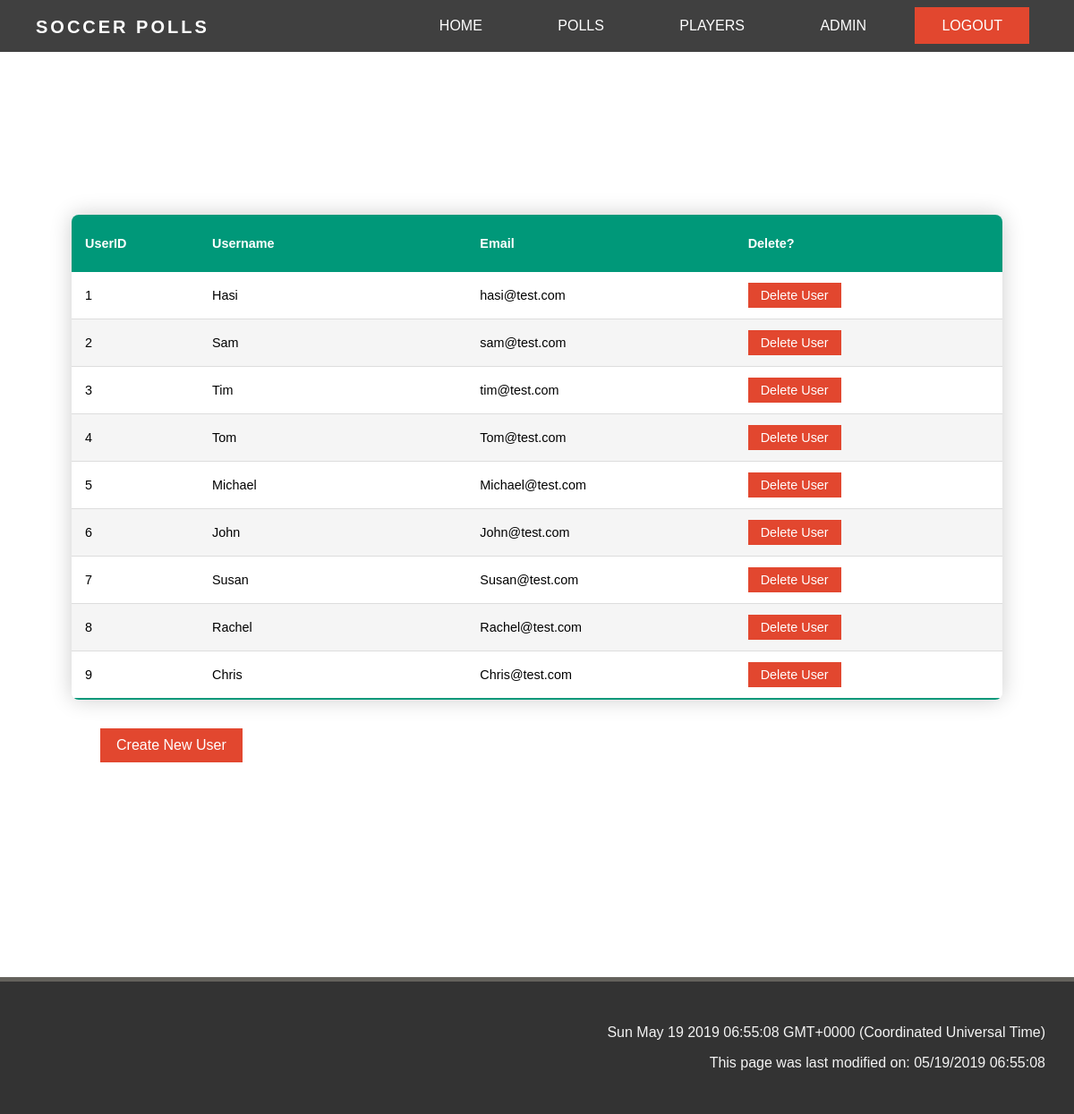
The page /admin (signed in) on the database its author committed.
### app/models.py (models this page shows, shortened)
class User(UserMixin, db.Model):
    id = db.Column(db.Integer, primary_key=True)
    username = db.Column(db.String(64), index=True, unique=True)
    email = db.Column(db.String(120), index=True, unique=True)
    password_hash = db.Column(db.String(128))
    admin = db.Column(db.Boolean, index=False, default=False)
    createdpolls = db.relationship('Polls', backref='creator', lazy='dynamic')
    voter = db.relationship('PollVote', backref='voter', lazy='dynamic')

### app/routes.py (the view)
@app.route('/admin')
@login_required
def admin():
    if current_user.is_anonymous:
        return redirect(url_for('unauthorised'))
    if not current_user.admin:
        return redirect(url_for('unauthorised'))
    users = User.query.all()
    return render_template('admin.html', title='Admin Page', users=users)

### app/models.py (called while the page is built)
@login.user_loader
def load_user(id):
    return User.query.get(int(id))

### app/templates/admin.html
{% extends "base2.html" %}
{% block content %}
<div class="table-container">
    <table class="table-content">
        <thead>
            <tr>
                <th>UserID</th>
                <th>Username</th>
                <th>Email</th>
                <th>Delete?</th>
            </tr>
        </thead>
        <tbody>
            {% for user in users %}
            <tr id=user.id>
                <td>{{ user.id }} </td>
                <td class="fix-size">{{ user.username }}</td>
                <td class="fix-size">{{ user.email }}</td>
                <td class="fix-size"><a href="{{ url_for('deluser', userid=user.id) }}" class="tablebtn">Delete User </a></td>
            </tr>
            {% endfor %}
    </table>
    <a href="{{ url_for('usercreate')}}" class="otherbtn">Create New User </a>
</div>
{% endblock %}

### app/static/style/style.css (style rules this page uses)
*, *::before, *::after { box-sizing: border-box; }
body { margin: 0; padding: 0; font-family: 'PT Sans', sans-serif; font-weight: 400; background-color: #fff; }
.table-container { margin: 15rem 5rem; }
.fix-size { min-width: 161px; }
.table-content { border-collapse: collapse; font-size: 0.9em; border-radius: 0.5rem; overflow: hidden; box-shadow: 0 0 25px rgba(0, 0, 0, 0.2); width: 100%; }
.table-content thead tr { background-color: #009879; text-align: left; color: white; font-weight: bold; height: 4rem; }
.table-content tbody tr { height: 3rem; }
.table-content th, .table-content td { padding: 12px 15px; }
.table-content tbody tr { border-bottom: 1px solid #dddddd; background-color: white; }
.table-content tbody tr:nth-of-type(even) { background-color: #f5f5f5; }
.table-content tbody tr:last-of-type { border-bottom: 2px solid #009879; }
.tablebtn { width: auto; padding: 6px 14px; background-color: #E2472F; color: white; display: inline-block; text-decoration: none; }
.otherbtn { margin: 2rem; width: auto; padding: 10px 18px; background-color: #E2472F; color: white; display: inline-block; text-decoration: none; margin-bottom: auto; }

### rows shown on the page
User: id "1", username "Hasi", email "hasi@test.com"
User: id "2", username "Sam", email "sam@test.com"
User: id "3", username "Tim", email "tim@test.com"
User: id "4", username "Tom", email "Tom@test.com"
User: id "5", username "Michael", email "Michael@test.com"
User: id "6", username "John", email "John@test.com"
User: id "7", username "Susan", email "Susan@test.com"
User: id "8", username "Rachel", email "Rachel@test.com"
User: id "9", username "Chris", email "Chris@test.com"
